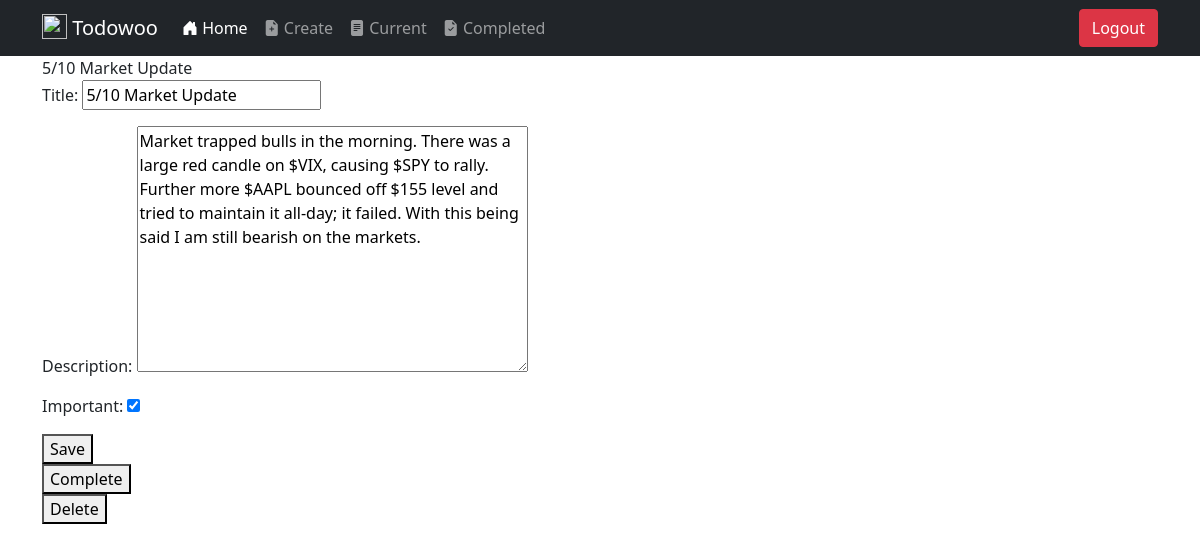
Screenshot of /todo/7 (signed in) with the database file from the repository.
### todo/models.py (models this page shows, shortened)
class Todo(models.Model):
    title = models.CharField(max_length=100)
    description = models.TextField(blank=True)
    created = models.DateTimeField(auto_now_add=True)
    datecompleted = models.DateTimeField(null=True, blank=True)
    important = models.BooleanField(default=False)
    user = models.ForeignKey(User, on_delete=models.CASCADE)

### todo/views.py (the view, shortened to what this page needs)
# urls.py: path('todo/<int:todo_pk>', views.viewtodo, name="viewtodo"),
@login_required
def viewtodo(request, todo_pk):
    todo = get_object_or_404(Todo, pk=todo_pk, user=request.user)
    if request.method == 'GET':
        form = TodoForm(instance=todo)
        return render(request, 'todo/viewtodo.html', {'todo': todo, 'form': form})

### todo/forms.py
class TodoForm(ModelForm):
    class Meta:
        model = Todo
        fields = ['title', 'description', 'important']

### todo/templates/todo/viewtodo.html (shortened to what this page needs)
{% extends 'todo/base.html' %}
{% block content %}
{{ todo.title }}
<form method="POST">
    {{ form.as_p }}
<button type="submit">Save</button>
</form>
<form method="POST" action="{% url 'completetodo' todo.id %}">
<button type="submit">Complete</button>
</form>
<form method="POST" action="{% url 'deletetodo' todo.id %}">
<button type="submit">Delete</button>
</form>
{% endblock %}

### rows the page displays
Todo: title "5/10 Market Update", description "Market trapped bulls in the morning. There was a large red candle on $VIX, causing $SPY to rally. Further more $AAPL bounced off $155 level and tried to maintain it all-day; it failed. With this being said I am still bearish on the markets.", important "☑"
